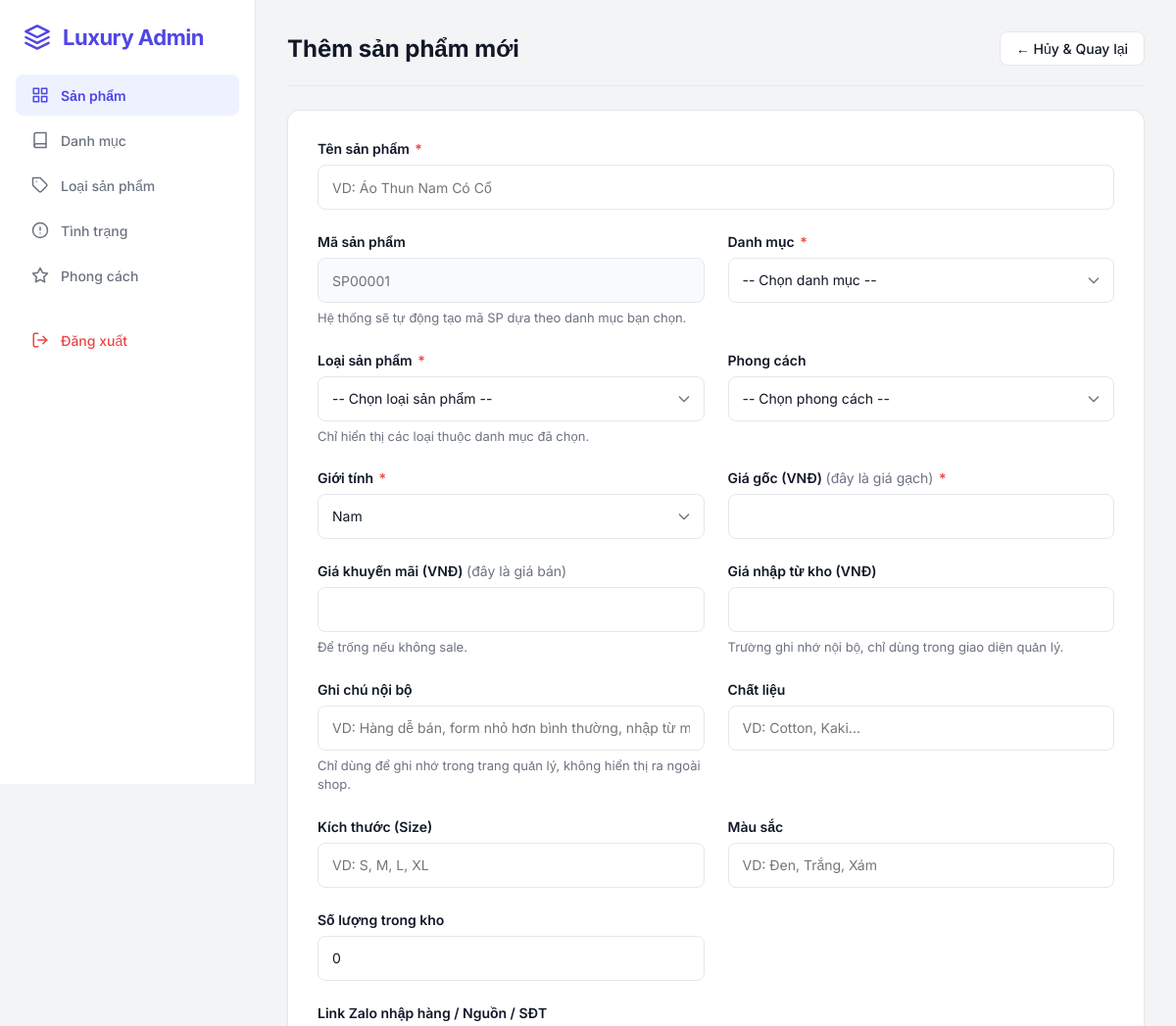
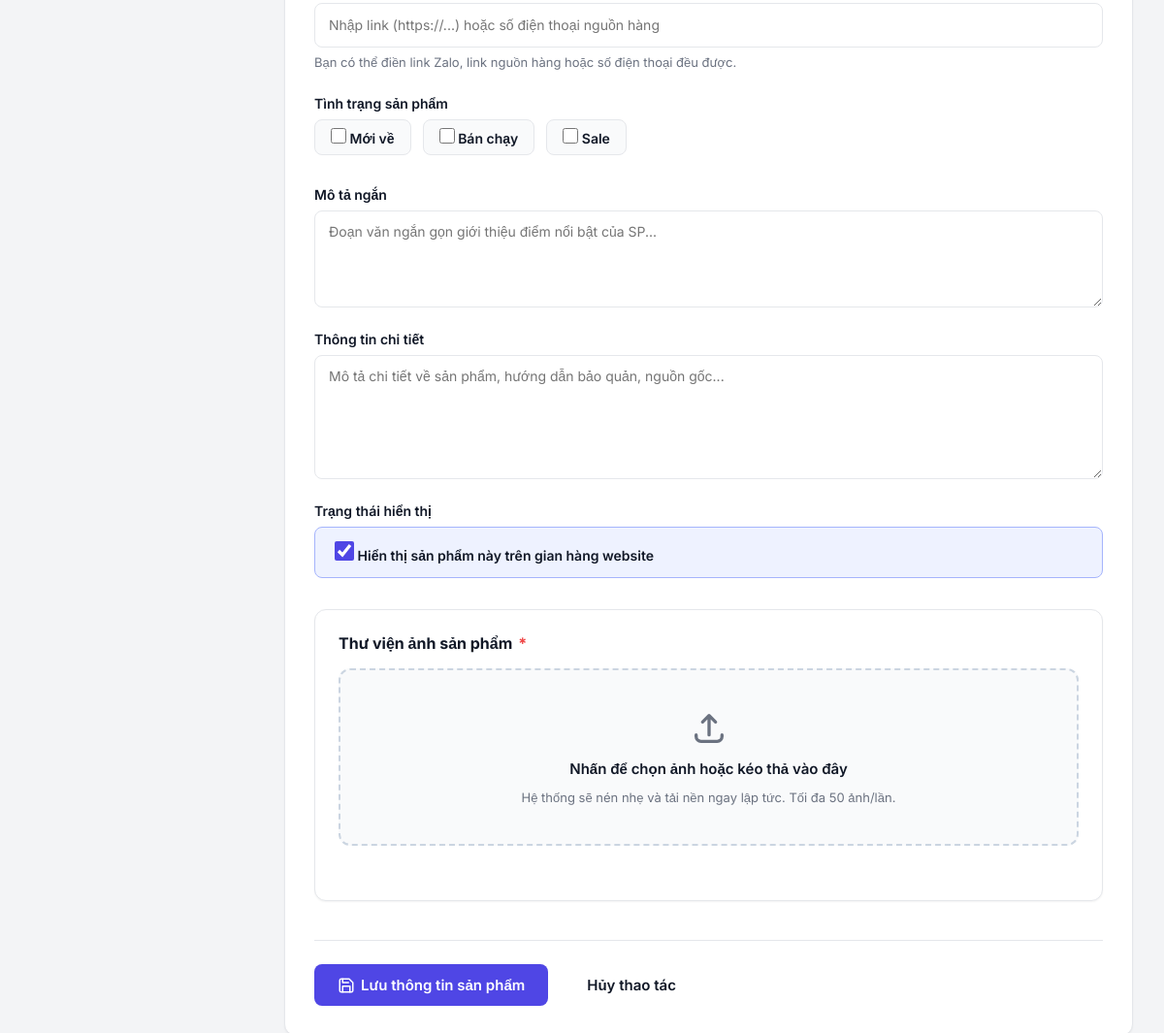
Screenshot of /admin/product_form.php (signed in) with the database file from the repository (2 pictures, top to bottom).
### tables this page shows
CREATE TABLE `product_conditions` (
  `id` int(11) NOT NULL,
  `name` varchar(100) NOT NULL,
  `slug` varchar(120) DEFAULT NULL,
  `sort_order` int(11) NOT NULL DEFAULT 0,
  `created_at` timestamp NOT NULL DEFAULT current_timestamp()
);

### config/db.php (called while the page is built, shortened)
<?php
function db(): PDO {
    static $pdo = null;
    if ($pdo === null) {
        $dsn = 'mysql:host=' . DB_HOST . ';dbname=' . DB_NAME . ';charset=utf8mb4';
        $options = [
            PDO::ATTR_ERRMODE => PDO::ERRMODE_EXCEPTION,
            PDO::ATTR_DEFAULT_FETCH_MODE => PDO::FETCH_ASSOC,
        ];
        $pdo = new PDO($dsn, DB_USER, DB_PASS, $options);
    }
    return $pdo;
}

### includes/functions.php (called while the page is built, shortened)
<?php
require_once __DIR__ . '/../config/db.php';
function e($value): string {
    return htmlspecialchars((string)($value ?? ''), ENT_QUOTES, 'UTF-8');
}
function get_product_conditions(): array {
    return db()->query('SELECT * FROM product_conditions ORDER BY sort_order ASC, id ASC')->fetchAll();
}
function product_gender_options(): array {
    return ['Nam', 'Nữ', 'Unisex'];
}
function generate_product_code_from_number(int $number): string {
    return 'SP' . str_pad((string)$number, 5, '0', STR_PAD_LEFT);
}
function next_product_code_preview(): string {
    $nextId = (int)db()->query('SELECT COALESCE(MAX(id), 0) + 1 FROM products')->fetchColumn();
    return generate_product_code_from_number(max(1, $nextId));
}

### admin/product_form.php (the view, shortened to what this page needs)
<?php
require_once __DIR__ . '/../includes/functions.php';
$formatPriceInput = static function ($value): string {
    if ($value === null || $value === '') {
        return '';
    }
    $number = (float)$value;
    if ($number <= 0) {
        return '0';
    }
    return number_format($number, 0, ',', '.');
};
$id = isset($_GET['id']) ? (int)$_GET['id'] : 0;
$isEdit = $id > 0;
$product = [
    'product_name' => '',
    'product_code' => next_product_code_preview(),
    'category_id' => '',
    'product_type_id' => '',
    'style_id' => '',
    'gender' => 'Nam',
    'original_price' => '',
    'sale_price' => '',
    'purchase_price' => '',
    'note' => '',
    'material' => '',
    'size' => '',
    'information' => '',
    'short_description' => '',
    'quantity' => '0',
    'color' => '',
    'import_link' => '',
    'thumbnail' => '',
    'is_active' => 1,
];
$selectedConditions = [];
$productConditions = get_product_conditions();
?>
<div class="admin-wrapper">
    <aside class="admin-sidebar">
        <div class="sidebar-header">
            <h2>Luxury Admin</h2>
        </div>
        <ul class="sidebar-menu">
            <li>
                <a href="<?= BASE_URL ?>/admin/products.php" class="active">
                    Sản phẩm
                </a>
            </li>
            <li>
                <a href="<?= BASE_URL ?>/admin/categories.php">
                    <svg xmlns="http://www.w3.org/2000/svg" width="18" height="18" viewBox="0 0 24 24" fill="none" stroke="currentColor" stroke-width="2" stroke-linecap="round" stroke-linejoin="round"><path d="M4 19.5A2.5 2.5 0 0 1 6.5 17H20"></path><path d="M6.5 2H20v20H6.5A2.5 2.5 0 0 1 4 19.5v-15A2.5 2.5 0 0 1 6.5 2z"></path></svg>
                    Danh mục
                </a>
            </li>
            <li>
                <a href="<?= BASE_URL ?>/admin/product_types.php">
                    Loại sản phẩm
                </a>
            </li>
            <li>
                <a href="<?= BASE_URL ?>/admin/product_conditions.php">
                    <svg xmlns="http://www.w3.org/2000/svg" width="18" height="18" viewBox="0 0 24 24" fill="none" stroke="currentColor" stroke-width="2" stroke-linecap="round" stroke-linejoin="round"><circle cx="12" cy="12" r="10"></circle><line x1="12" y1="8" x2="12" y2="12"></line><line x1="12" y1="16" x2="12.01" y2="16"></line></svg>
                    Tình trạng
                </a>
            </li>
            <li>
                <a href="<?= BASE_URL ?>/admin/styles.php">
                    <svg xmlns="http://www.w3.org/2000/svg" width="18" height="18" viewBox="0 0 24 24" fill="none" stroke="currentColor" stroke-width="2" stroke-linecap="round" stroke-linejoin="round"><polygon points="12 2 15.09 8.26 22 9.27 17 14.14 18.18 21.02 12 17.77 5.82 21.02 7 14.14 2 9.27 8.91 8.26 12 2"></polygon></svg>
                    Phong cách
                </a>
            </li>
            <li style="margin-top: 24px;">
                <a href="<?= BASE_URL ?>/admin/logout.php" class="text-danger">
                    Đăng xuất
                </a>
            </li>
        </ul>
    </aside>
    <main class="admin-main">
        <div class="admin-header">
            <h1><?= $isEdit ? 'Sửa sản phẩm' : 'Thêm sản phẩm mới' ?></h1>
            <a class="btn btn-light" href="<?= BASE_URL ?>/admin/products.php">← Hủy & Quay lại</a>
        </div>
        <form method="post" enctype="multipart/form-data" class="card-box" id="productForm">
            <div class="form-grid">
                <div class="form-group col-full">
                    <label for="product_name">Tên sản phẩm <span class="required-mark">*</span></label>
                    <input id="product_name" type="text" name="product_name" class="form-control" value="<?= e($product['product_name']) ?>" required placeholder="VD: Áo Thun Nam Có Cổ">
                </div>
                <div class="form-group">
                    <label>Mã sản phẩm</label>
                    <input type="text" id="product_code" name="product_code" class="form-control" value="<?= e($product['product_code']) ?>" readonly>
                    <span class="hint">Hệ thống sẽ tự động tạo mã SP dựa theo danh mục bạn chọn.</span>
                </div>
                <div class="form-group">
                    <label for="categorySelect">Danh mục <span class="required-mark">*</span></label>
                    <select name="category_id" id="categorySelect" class="form-control" required>
                        <option value="">-- Chọn danh mục --</option>
                    </select>
                </div>
                <div class="form-group">
                    <label for="productTypeSelect">Loại sản phẩm <span class="required-mark">*</span></label>
                    <select name="product_type_id" id="productTypeSelect" class="form-control" required>
                        <option value="">-- Chọn loại sản phẩm --</option>
                    </select>
                    <span class="hint">Chỉ hiển thị các loại thuộc danh mục đã chọn.</span>
                </div>
                <div class="form-group">
                    <label for="style_id">Phong cách</label>
                    <select name="style_id" id="style_id" class="form-control">
                        <option value="">-- Chọn phong cách --</option>
                    </select>
                </div>
                <div class="form-group">
                    <label for="gender">Giới tính <span class="required-mark">*</span></label>
                    <select name="gender" id="gender" class="form-control" required>
                        <?php foreach (product_gender_options() as $gender): ?>
                            <option value="<?= e($gender) ?>" <?= $product['gender'] === $gender ? 'selected' : '' ?>>
                                <?= e($gender) ?>
                            </option>
                        <?php endforeach; ?>
                    </select>
                </div>
                <div class="form-group">
                    <label for="original_price">Giá gốc (VNĐ) <span style="font-weight: 400; color: var(--admin-text-muted);">(đây là giá gạch)</span> <span class="required-mark">*</span></label>
                    <input id="original_price" type="text" name="original_price" class="form-control money-input" inputmode="numeric" autocomplete="off" value="<?= e($formatPriceInput($product['original_price'])) ?>" required>
                </div>
                <div class="form-group">
                    <label for="sale_price">Giá khuyến mãi (VNĐ) <span style="font-weight: 400; color: var(--admin-text-muted);">(đây là giá bán)</span></label>
                    <input id="sale_price" type="text" name="sale_price" class="form-control money-input" inputmode="numeric" autocomplete="off" value="<?= e($formatPriceInput($product['sale_price'])) ?>">
                    <span class="hint">Để trống nếu không sale.</span>
                </div>
                <div class="form-group">
                    <label for="purchase_price">Giá nhập từ kho (VNĐ)</label>
                    <input id="purchase_price" type="text" name="purchase_price" class="form-control money-input" inputmode="numeric" autocomplete="off" value="<?= e($formatPriceInput($product['purchase_price'] ?? '')) ?>">
                    <span class="hint">Trường ghi nhớ nội bộ, chỉ dùng trong giao diện quản lý.</span>
                </div>
                <div class="form-group">
                    <label for="note">Ghi chú nội bộ</label>
                    <input id="note" type="text" name="note" class="form-control" value="<?= e($product['note'] ?? '') ?>" placeholder="VD: Hàng dễ bán, form nhỏ hơn bình thường, nhập từ mối A...">
                    <span class="hint">Chỉ dùng để ghi nhớ trong trang quản lý, không hiển thị ra ngoài shop.</span>
                </div>
                <div class="form-group">
                    <label for="material">Chất liệu</label>
                    <input id="material" type="text" name="material" class="form-control" value="<?= e($product['material']) ?>" placeholder="VD: Cotton, Kaki...">
                </div>
                <div class="form-group">
                    <label for="size">Kích thước (Size)</label>
                    <input id="size" type="text" name="size" class="form-control" placeholder="VD: S, M, L, XL" value="<?= e($product['size']) ?>">
                </div>
                <div class="form-group">
                    <label for="color">Màu sắc</label>
                    <input id="color" type="text" name="color" class="form-control" placeholder="VD: Đen, Trắng, Xám" value="<?= e($product['color']) ?>">
                </div>
                <div class="form-group">
                    <label for="quantity">Số lượng trong kho</label>
                    <input id="quantity" type="number" name="quantity" class="form-control" min="0" value="<?= e((string)$product['quantity']) ?>">
                </div>
                <div class="form-group col-full">
                    <label for="import_link">Link Zalo nhập hàng / Nguồn / SĐT</label>
                    <input id="import_link" type="text" name="import_link" class="form-control" value="<?= e($product['import_link']) ?>" placeholder="Nhập link (https://...) hoặc số điện thoại nguồn hàng">
                    <span class="hint">Bạn có thể điền link Zalo, link nguồn hàng hoặc số điện thoại đều được.</span>
                </div>
                <div class="form-group col-full">
                    <label>Tình trạng sản phẩm</label>
                    <div class="checkbox-list">
                        <?php if (empty($productConditions)): ?>
                            <span class="hint">Chưa có tình trạng nào. Hãy thêm tại mục Quản lý tình trạng.</span>
                        <?php else: ?>
                            <?php foreach ($productConditions as $condition): ?>
                                <label class="checkbox-chip">
                                    <input type="checkbox" name="condition_ids[]" value="<?= (int)$condition['id'] ?>" <?= in_array((int)$condition['id'], $selectedConditions, true) ? 'checked' : '' ?>>
                                    <span><?= e($condition['name']) ?></span>
                                </label>
                            <?php endforeach; ?>
                        <?php endif; ?>
                    </div>
                </div>
                <div class="form-group col-full">
                    <label for="short_description">Mô tả ngắn</label>
                    <textarea id="short_description" name="short_description" class="form-control" rows="3" placeholder="Đoạn văn ngắn gọn giới thiệu điểm nổi bật của SP..."><?= e($product['short_description']) ?></textarea>
                </div>
                <div class="form-group col-full">
                    <label for="information">Thông tin chi tiết</label>
                    <textarea id="information" name="information" class="form-control" rows="6" placeholder="Mô tả chi tiết về sản phẩm, hướng dẫn bảo quản, nguồn gốc..."><?= e($product['information']) ?></textarea>
                </div>
                <div class="form-group col-full">
                    <label>Trạng thái hiển thị</label>
                    <label class="checkbox-inline">
                        <input type="checkbox" name="is_active" value="1" <?= !empty($product['is_active']) ? 'checked' : '' ?>>
                        Hiển thị sản phẩm này trên gian hàng website
                    </label>
                </div>
                <div class="form-group col-full upload-container">
                    <label class="upload-title" for="galleryFiles">Thư viện ảnh sản phẩm <span class="required-mark">*</span></label>
                    <div class="upload-dropzone">
                        <div class="upload-placeholder">
                            <svg xmlns="http://www.w3.org/2000/svg" fill="none" viewBox="0 0 24 24" stroke="currentColor" stroke-width="2">
                                <path stroke-linecap="round" stroke-linejoin="round" d="M4 16v1a3 3 0 003 3h10a3 3 0 003-3v-1m-4-8l-4-4m0 0L8 8m4-4v12" />
                            </svg>
                            <span class="text-main">Nhấn để chọn ảnh hoặc kéo thả vào đây</span>
                            <span class="text-sub">Hệ thống sẽ nén nhẹ và tải nền ngay lập tức. Tối đa 50 ảnh/lần.</span>
                        </div>
                    </div>
                    <div id="uploadStatus" class="upload-status"></div>
                </div>
            </div>
            <div class="form-actions">
                <button class="btn btn-primary btn-big" type="submit" id="submitBtn">
                    Lưu thông tin sản phẩm
                </button>
                <a class="btn btn-light btn-big" href="<?= BASE_URL ?>/admin/products.php">Hủy thao tác</a>
            </div>
        </form>
    </main>
</div>

### rows the page displays
product_conditions: name "Mới về"
product_conditions: name "Bán chạy"
product_conditions: name "Sale"

### other values shown
form field gender "Nam"
